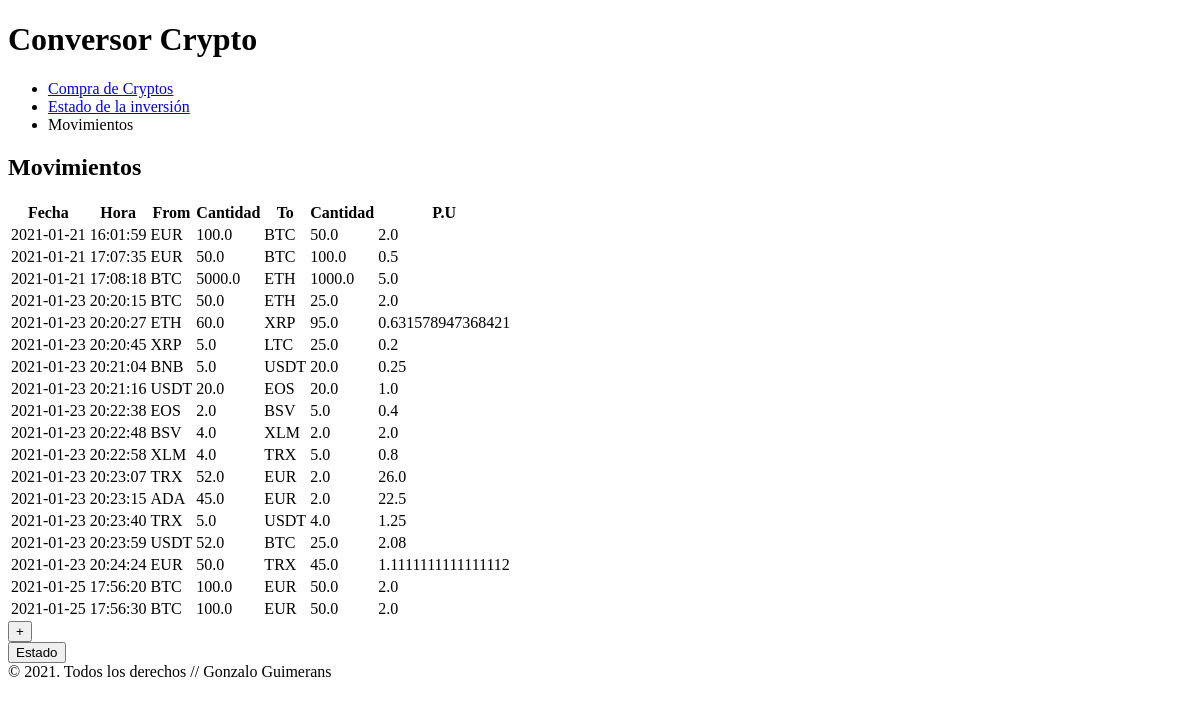
Before: / with the older database file.
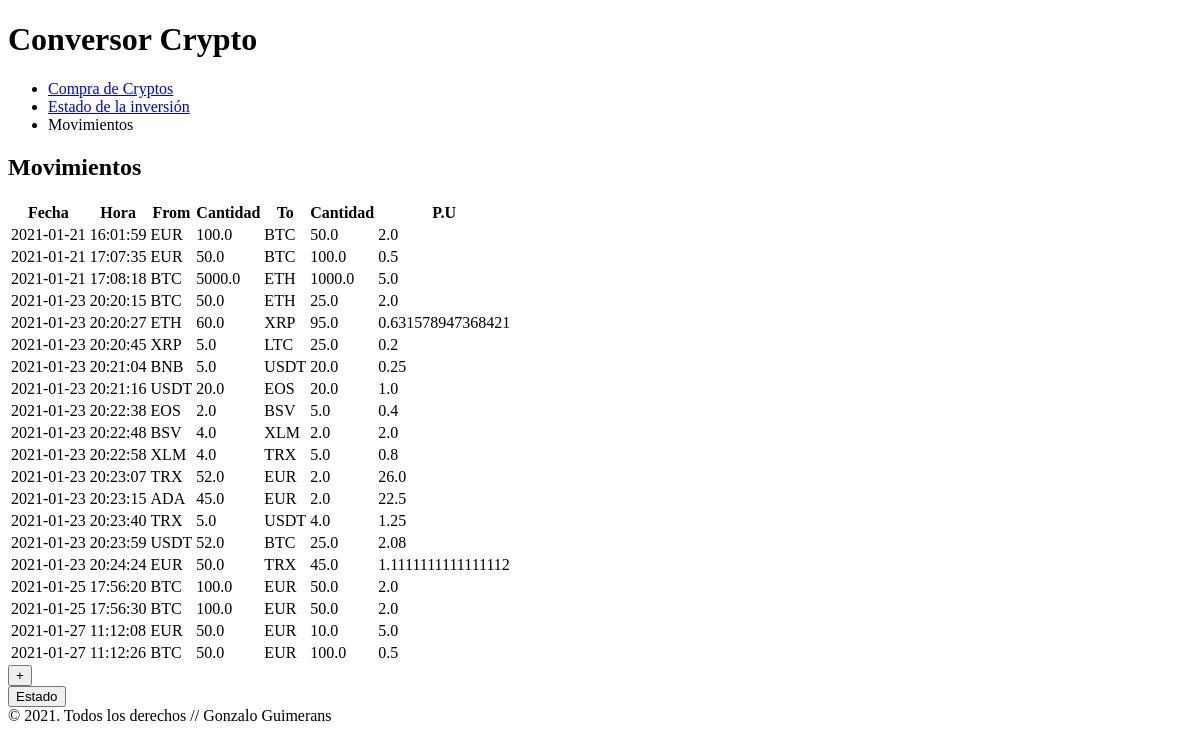
After: the same page with the newer database file.
### tables this page shows
CREATE TABLE "tabla_movimientos" (
	"id"	INTEGER,
	"date"	TEXT NOT NULL,
	"time"	TEXT NOT NULL,
	"from_currency"	INTEGER NOT NULL,
	"from_quantity"	REAL NOT NULL,
	"to_currency"	INTEGER NOT NULL,
	"to_quantity"	REAL NOT NULL,
	PRIMARY KEY("id" AUTOINCREMENT)
);

### movements/views.py (the view)
@app.route("/")
def movimientosCrypto():
    movimientos = consultaBD("SELECT date, time, from_currency, from_quantity, to_currency, to_quantity FROM tabla_movimientos;")
    return render_template("movimientos.html", movimientos=movimientos)

### movements/views.py (called while the page is built)
def consultaBD(query, params =()):
    conn = sqlite3.connect(DBFILE)
    c = conn.cursor()
    c.execute(query, params)
    conn.commit()
    filas = c.fetchall()
    print(filas)
    conn.close()
    if len(filas) == 0:
        return filas
    columnNames = []
    for columnName in c.description:
        columnNames.append(columnName[0])
    listaDeDiccionarios = []
    for fila in filas:
        d = {}
        for ix, columnName in enumerate(columnNames):
            d[columnName] = fila[ix]
        listaDeDiccionarios.append(d)
    return listaDeDiccionarios

### movements/templates/movimientos.html
{% extends "base.html" %}
{% block breadcrumbs %}
<ul class="breadcrumb">
        <li><a href="/compra">Compra de Cryptos</a></li>
        <li><a href="/estado">Estado de la inversión</a></li>
        <li>Movimientos</li>
      </ul>
{% endblock %}
{% block h2 %}Movimientos{% endblock %}
{% block bloque_de_formato %}
        {% if movimientos|length > 0 %}
                <table>
                        <tr>
                                <th>Fecha</th>
                                <th>Hora</th>
                                <th>From</th>
                                <th>Cantidad</th>
                                <th>To</th>
                                <th>Cantidad</th>
                                <th>P.U</th>
                        </tr>
                {% for registro in movimientos %}
                        <tr>
                                        <td>{{ registro["date"] }}</td>
                                        <td>{{ registro["time"] }}</td>
                                        <td>{{ registro["from_currency"] }}</td>
                                        <td>{{ registro["from_quantity"] }}</td>
                                        <td>{{ registro["to_currency"] }}</td>
                                        <td>{{ registro["to_quantity"] }}</td>
                                        <td>{{ registro["from_quantity"]/registro["to_quantity"]}}</td>
                        </tr>
                {% endfor %}
                </table>
        {% else %}
                <p>No hay movimientos/p>
        {% endif %}
        <form action="compra">
                <input type="submit" value="+">
        </form>
        <form action="estado">
                <input type="submit" value="Estado">
        </form>
{% endblock %}

### movements/templates/base.html (shortened to what this page needs)
<!DOCTYPE html>
<html lang="en">
    <head>
    </head>
    <body>
        <header>
            <h1>Conversor Crypto</h1>
            <section>
                {% block breadcrumbs %}{% endblock %}
            </section>
            <h2>{% block h2 %}{% endblock %}</h2>
        </header>
        <section>
            {% block bloque_de_formato %}{% endblock %}
        </section>
        <footer>
            &copy; 2021. Todos los derechos // Gonzalo Guimerans
        </footer>
    </body>
</html>

Changed rows visible on the page:
added tabla_movimientos: date "2021-01-27", time "11:12:08", from_currency "EUR", from_quantity "50.0", to_currency "EUR", to_quantity "10.0", registro['from_quantity']/registro['to_quantity'] "5.0"
added tabla_movimientos: date "2021-01-27", time "11:12:26", from_currency "BTC", from_quantity "50.0", to_currency "EUR", to_quantity "100.0", registro['from_quantity']/registro['to_quantity'] "0.5"
